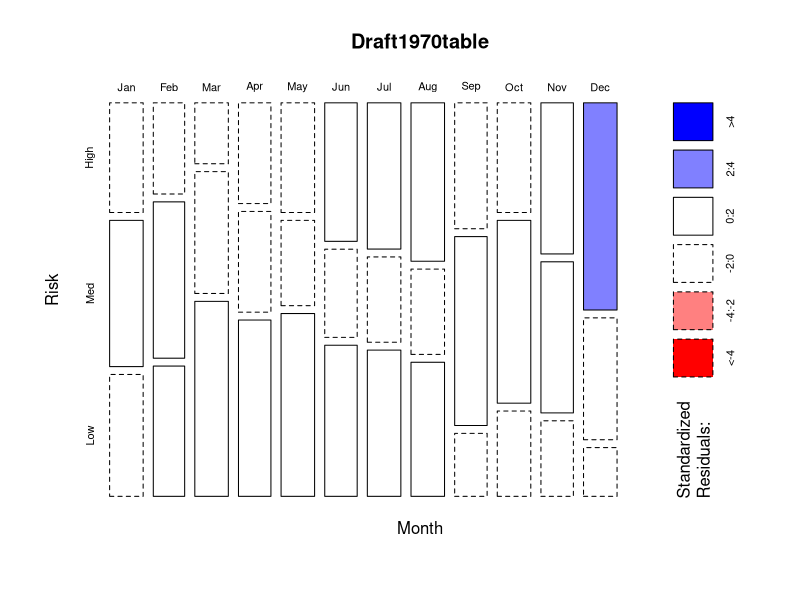
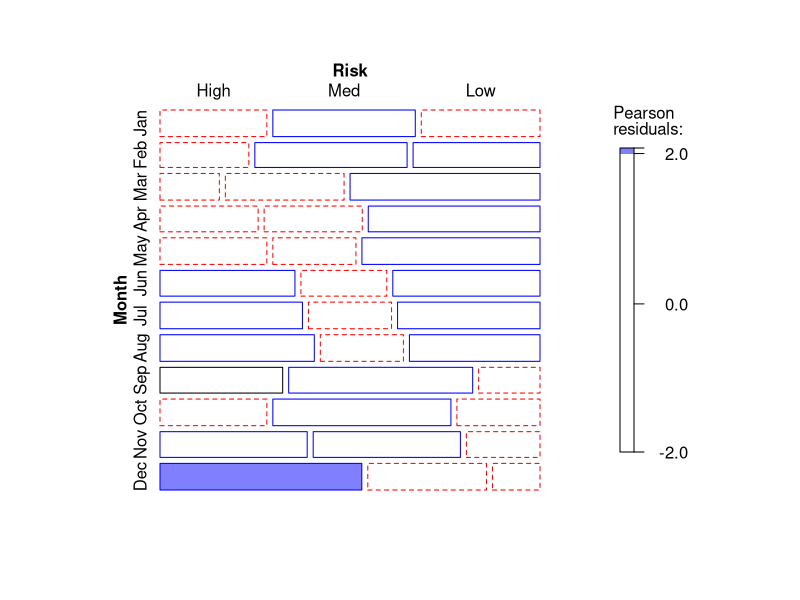
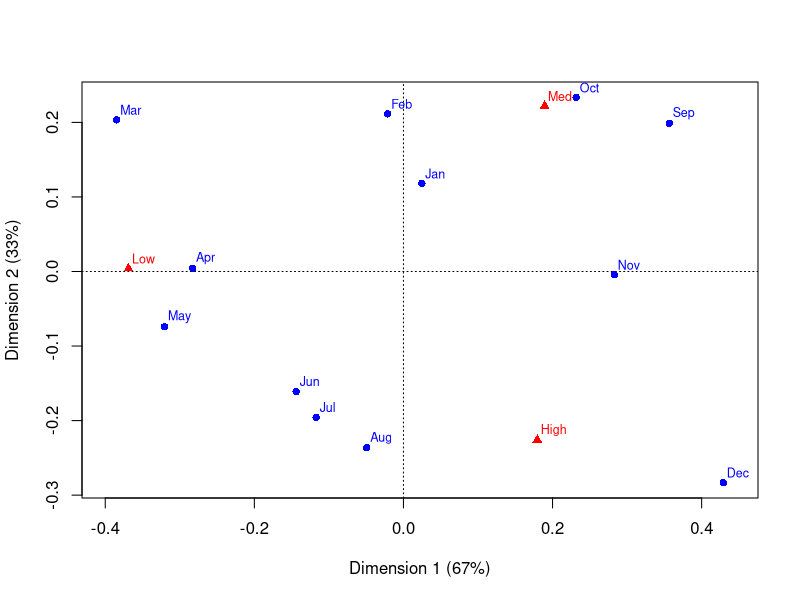
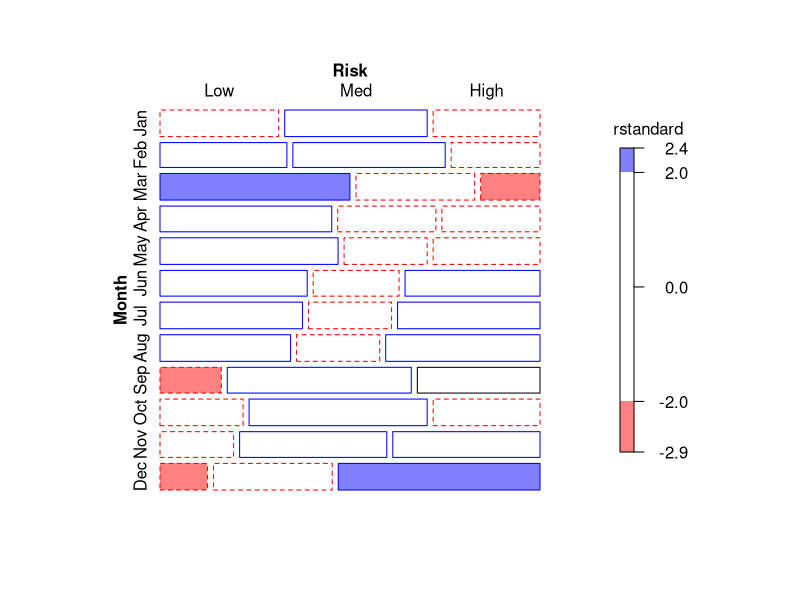
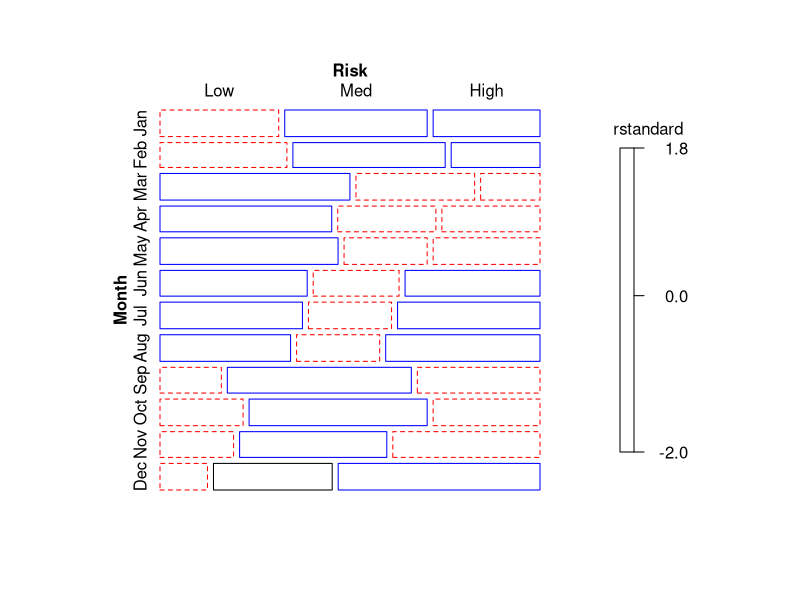

These figures' R source, in order:
library(vcdExtra)


### Name: Draft1970table
### Title: USA 1970 Draft Lottery Table
### Aliases: Draft1970table
### Keywords: datasets

### ** Examples

data(Draft1970table)
chisq.test(Draft1970table)

# plot.table -> graphics:::mosaicplot
plot(Draft1970table, shade=TRUE)
mosaic(Draft1970table, gp=shading_Friendly)

# correspondence analysis
if(require(ca)) {
  ca(Draft1970table)
  plot(ca(Draft1970table))
}

# convert to a frequency data frame with ordered factors
Draft1970df <- as.data.frame(Draft1970table)

Draft1970df <- within(Draft1970df, {
  Month <- ordered(Month)
  Risk <- ordered(Risk, levels=rev(levels(Risk)))
  })
str(Draft1970df)

# similar model, as a Poisson GLM  
indep <- glm(Freq ~ Month + Risk, family = poisson, data = Draft1970df)

mosaic(indep, residuals_type="rstandard", gp=shading_Friendly)

# numeric scores for tests of ordinal factors
Cscore <- as.numeric(Draft1970df$Risk)
Rscore <- as.numeric(Draft1970df$Month)

# linear x linear association between Month and Risk
linlin <- glm(Freq ~ Month + Risk + Rscore:Cscore, family = poisson, data = Draft1970df)

# compare models
anova(indep, linlin, test="Chisq")
mosaic(linlin, residuals_type="rstandard", gp=shading_Friendly)
